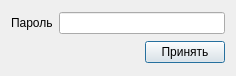
<?xml version="1.0" encoding="UTF-8"?>
<ui version="4.0">
 <class>DialogPassword</class>
 <widget class="QDialog" name="DialogPassword">
  <property name="geometry">
   <rect>
    <x>0</x>
    <y>0</y>
    <width>236</width>
    <height>76</height>
   </rect>
  </property>
  <property name="windowTitle">
   <string>Dialog</string>
  </property>
  <layout class="QGridLayout" name="gridLayout">
   <item row="0" column="0" colspan="2">
    <layout class="QHBoxLayout" name="horizontalLayout">
     <item>
      <widget class="QLabel" name="label">
       <property name="text">
        <string>Пароль</string>
       </property>
      </widget>
     </item>
     <item>
      <widget class="QLineEdit" name="lineEdit">
       <property name="echoMode">
        <enum>QLineEdit::Password</enum>
       </property>
      </widget>
     </item>
    </layout>
   </item>
   <item row="1" column="0">
    <spacer name="horizontalSpacer">
     <property name="orientation">
      <enum>Qt::Horizontal</enum>
     </property>
     <property name="sizeHint" stdset="0">
      <size>
       <width>134</width>
       <height>20</height>
      </size>
     </property>
    </spacer>
   </item>
   <item row="1" column="1">
    <widget class="QPushButton" name="pushButton">
     <property name="text">
      <string>Принять</string>
     </property>
    </widget>
   </item>
  </layout>
 </widget>
 <resources/>
 <connections/>
</ui>
